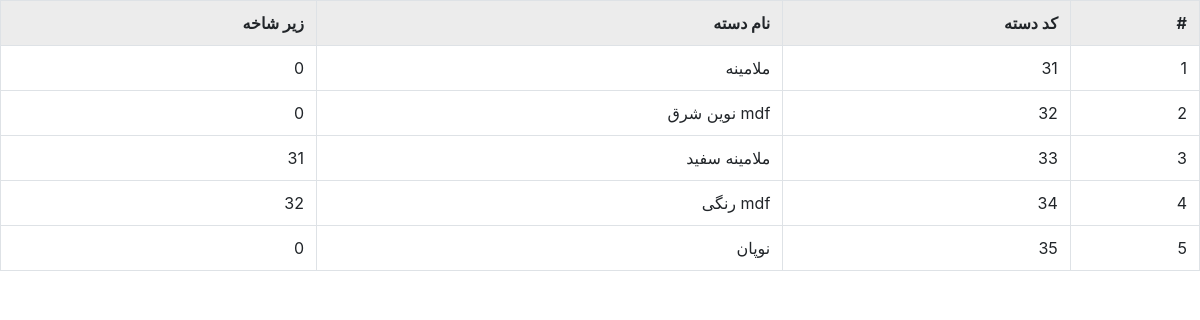
The page /admin/categories/show-categories.php (signed in) on the database its author committed.
### tables this page shows
CREATE TABLE IF NOT EXISTS `cat` (
  `id` int(11) NOT NULL AUTO_INCREMENT,
  `name` varchar(111) NOT NULL,
  `subcat` int(250) NOT NULL,
  PRIMARY KEY (`id`)
);

### admin/categories/show-categories.php (the view, shortened to what this page needs)
<?php
if (isset($_SESSION["admin_Login"])){
    ?>
<body>
<head>
    <link rel="stylesheet" href="../../assets/css/admin/admin-All.css">
    <link rel="stylesheet" href="../../assets/bootstrap/css/bootstrap.min.css">
    <link rel="stylesheet" href="../../assets/css/rtl-style.css">
    <link rel="stylesheet" href="https://use.fontawesome.com/releases/v5.5.0/css/all.css">
</head>
<body>
<div id="jadval">
    <table class="table table-hover table-bordered">
        <tr class="tbl_tr">
            <td>#</td>
            <td>کد دسته</td>
            <td>نام دسته</td>
            <td>زیر شاخه</td>
        </tr>
        <?php
        include "../connect.php";
        $i=1;
        $sql="select * from `cat`";
        $result=$connect->query($sql);
        $rows=$result->fetchAll(PDO::FETCH_ASSOC);
        foreach ($rows as $row)
        {
            echo '
            <tr class="border-warning">
            <td>'.$i.'</td>
            <td>'.$row["id"].'</td>
            <td>'.$row["name"].'</td>
            <td>'.$row["subcat"].'</td>
            </tr>
            ';
            $i++;
        }
        ?>
    </table>
</div>
</body>
<?php
}else{
    header("location: ../../404.php");
    die();
}

### assets/css/admin/admin-All.css (style rules this page uses)
* { margin: 0; padding: 0; box-sizing: border-box; }
.tbl_tr { background: #f8314b; color: white; font-weight: bold; }

### assets/css/rtl-style.css (style rules this page uses)
body { direction:rtl; }
.table { color: #212529; }

### rows shown on the page
cat: id "31", name "ملامینه", subcat "0"
cat: id "32", name "mdf نوین شرق", subcat "0"
cat: id "33", name "ملامینه سفید", subcat "31"
cat: id "34", name "mdf رنگی", subcat "32"
cat: id "35", name "نوپان", subcat "0"
